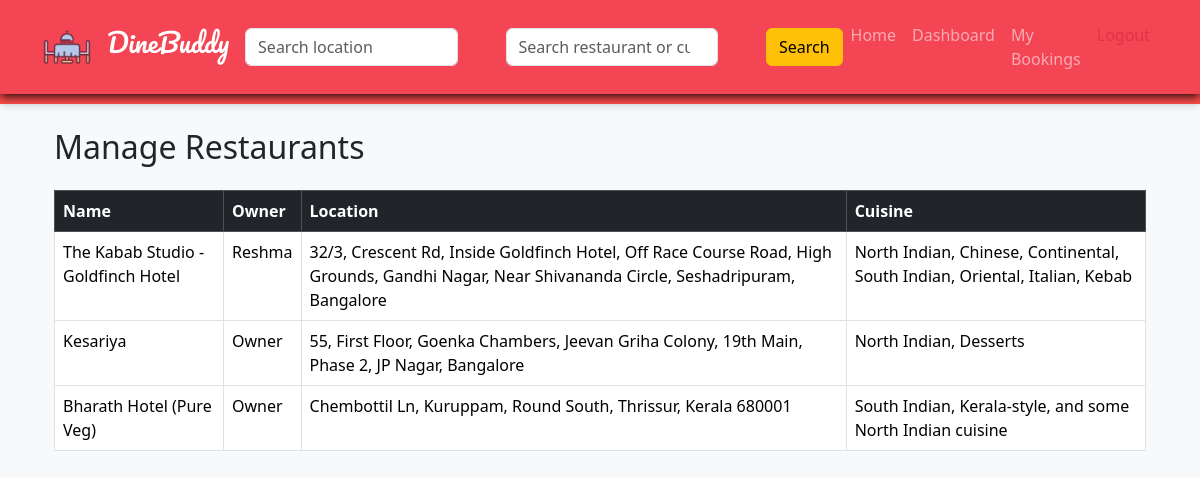
The page /accounts/manage-restaurants/ (signed in) on the database its author committed.
### restaurant_app/models.py (models this page shows, shortened)
class Restaurant(models.Model):
    owner = models.ForeignKey(User,on_delete=models.CASCADE)
    name = models.CharField(max_length=200)
    location = models.CharField(max_length=200)
    cuisine = models.CharField(max_length=200)
    image = models.ImageField(upload_to='restaurant_images/')
    description = models.TextField()
    opening_time = models.TimeField()
    closing_time = models.TimeField()
    slot_duration = models.IntegerField(default=15)

### accounts_app/views.py (the view)
# urls.py: path('manage-restaurants/',manage_restaurants,name='manage_restaurants'),
@login_required
def manage_restaurants(request):
    restaurants = Restaurant.objects.all()
    return render(request,'admin/manage_restaurants.html',{
        'restaurants':restaurants
    })

### templates/admin/manage_restaurants.html
{% extends 'base.html' %}
{% block content %}
<div class="container mt-4">
    <h2 class="mb-4">Manage Restaurants</h2>
    <table class="table table-bordered">
        <thead class="table-dark">
            <tr>
                <th>Name</th>
                <th>Owner</th>
                <th>Location</th>
                <th>Cuisine</th>
            </tr>
        </thead>
        <tbody>
            {% for restaurant in restaurants %}
            <tr>
                <td>{{ restaurant.name }}</td>
                <td>{{ restaurant.owner.username }}</td>
                <td>{{ restaurant.location }}</td>
                <td>{{ restaurant.cuisine }}</td>
            </tr>
            {% endfor %}
        </tbody>
    </table>
</div>
{% endblock %}

### static/css/style.css (style rules this page uses)
body { padding-top: 80px; background-color: #f8f9fa; }

### static/css/base.css (style rules this page uses)
body { padding-top: 80px; }

### rows shown on the page
Restaurant: name "The Kabab Studio - Goldfinch Hotel", owner.username "Reshma", location "32/3, Crescent Rd, Inside Goldfinch Hotel, Off Race Course Road, High Grounds, Gandhi Nagar, Near Shivananda Circle, Seshadripuram, Bangalore", cuisine "North Indian, Chinese, Continental, South Indian, Oriental, Italian, Kebab"
Restaurant: name "Kesariya", owner.username "Owner", location "55, First Floor, Goenka Chambers, Jeevan Griha Colony, 19th Main, Phase 2, JP Nagar, Bangalore", cuisine "North Indian, Desserts"
Restaurant: name "Bharath Hotel (Pure Veg)", owner.username "Owner", location "Chembottil Ln, Kuruppam, Round South, Thrissur, Kerala 680001", cuisine "South Indian, Kerala-style, and some North Indian cuisine"
